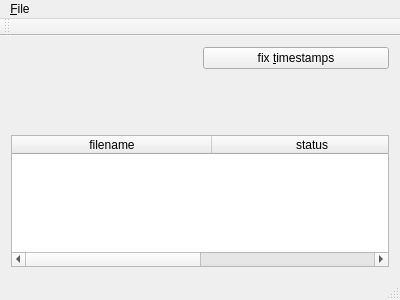
<?xml version="1.0" encoding="UTF-8"?>
<ui version="4.0">
 <class>qrcode_time_reader</class>
 <widget class="QMainWindow" name="qrcode_time_reader">
  <property name="geometry">
   <rect>
    <x>0</x>
    <y>0</y>
    <width>400</width>
    <height>300</height>
   </rect>
  </property>
  <property name="windowTitle">
   <string>qrcode_time_reader</string>
  </property>
  <widget class="QWidget" name="centralWidget">
   <layout class="QVBoxLayout" name="verticalLayout_2">
    <item>
     <layout class="QHBoxLayout" name="horizontalLayout">
      <item>
       <widget class="QLabel" name="photoPreview">
        <property name="text">
         <string>&lt;photo&gt;</string>
        </property>
        <property name="alignment">
         <set>Qt::AlignCenter</set>
        </property>
       </widget>
      </item>
      <item>
       <layout class="QVBoxLayout" name="verticalLayout">
        <item>
         <widget class="QPushButton" name="fixTimes">
          <property name="text">
           <string>fix &amp;timestamps</string>
          </property>
         </widget>
        </item>
        <item>
         <widget class="QLabel" name="exifTime">
          <property name="text">
           <string>&lt;EXIF time&gt;</string>
          </property>
         </widget>
        </item>
        <item>
         <widget class="QLabel" name="encodedTime">
          <property name="text">
           <string>&lt;encoded time&gt;</string>
          </property>
         </widget>
        </item>
        <item>
         <widget class="QLabel" name="timeDifference">
          <property name="text">
           <string>&lt;time difference&gt;</string>
          </property>
         </widget>
        </item>
       </layout>
      </item>
     </layout>
    </item>
    <item>
     <widget class="QTableWidget" name="photoList">
      <property name="selectionMode">
       <enum>QAbstractItemView::SingleSelection</enum>
      </property>
      <property name="selectionBehavior">
       <enum>QAbstractItemView::SelectRows</enum>
      </property>
      <property name="columnCount">
       <number>2</number>
      </property>
      <attribute name="horizontalHeaderDefaultSectionSize">
       <number>200</number>
      </attribute>
      <attribute name="horizontalHeaderShowSortIndicator" stdset="0">
       <bool>true</bool>
      </attribute>
      <attribute name="horizontalHeaderStretchLastSection">
       <bool>true</bool>
      </attribute>
      <attribute name="verticalHeaderVisible">
       <bool>false</bool>
      </attribute>
      <column>
       <property name="text">
        <string>filename</string>
       </property>
      </column>
      <column>
       <property name="text">
        <string>status</string>
       </property>
      </column>
     </widget>
    </item>
   </layout>
  </widget>
  <widget class="QMenuBar" name="menuBar">
   <property name="geometry">
    <rect>
     <x>0</x>
     <y>0</y>
     <width>400</width>
     <height>25</height>
    </rect>
   </property>
   <widget class="QMenu" name="menuFile">
    <property name="title">
     <string>&amp;File</string>
    </property>
    <addaction name="actionImport_photos"/>
   </widget>
   <addaction name="menuFile"/>
  </widget>
  <widget class="QToolBar" name="mainToolBar">
   <attribute name="toolBarArea">
    <enum>TopToolBarArea</enum>
   </attribute>
   <attribute name="toolBarBreak">
    <bool>false</bool>
   </attribute>
  </widget>
  <widget class="QStatusBar" name="statusBar"/>
  <action name="actionImport_photos">
   <property name="text">
    <string>&amp;Open</string>
   </property>
  </action>
 </widget>
 <layoutdefault spacing="6" margin="11"/>
 <resources/>
 <connections/>
</ui>
